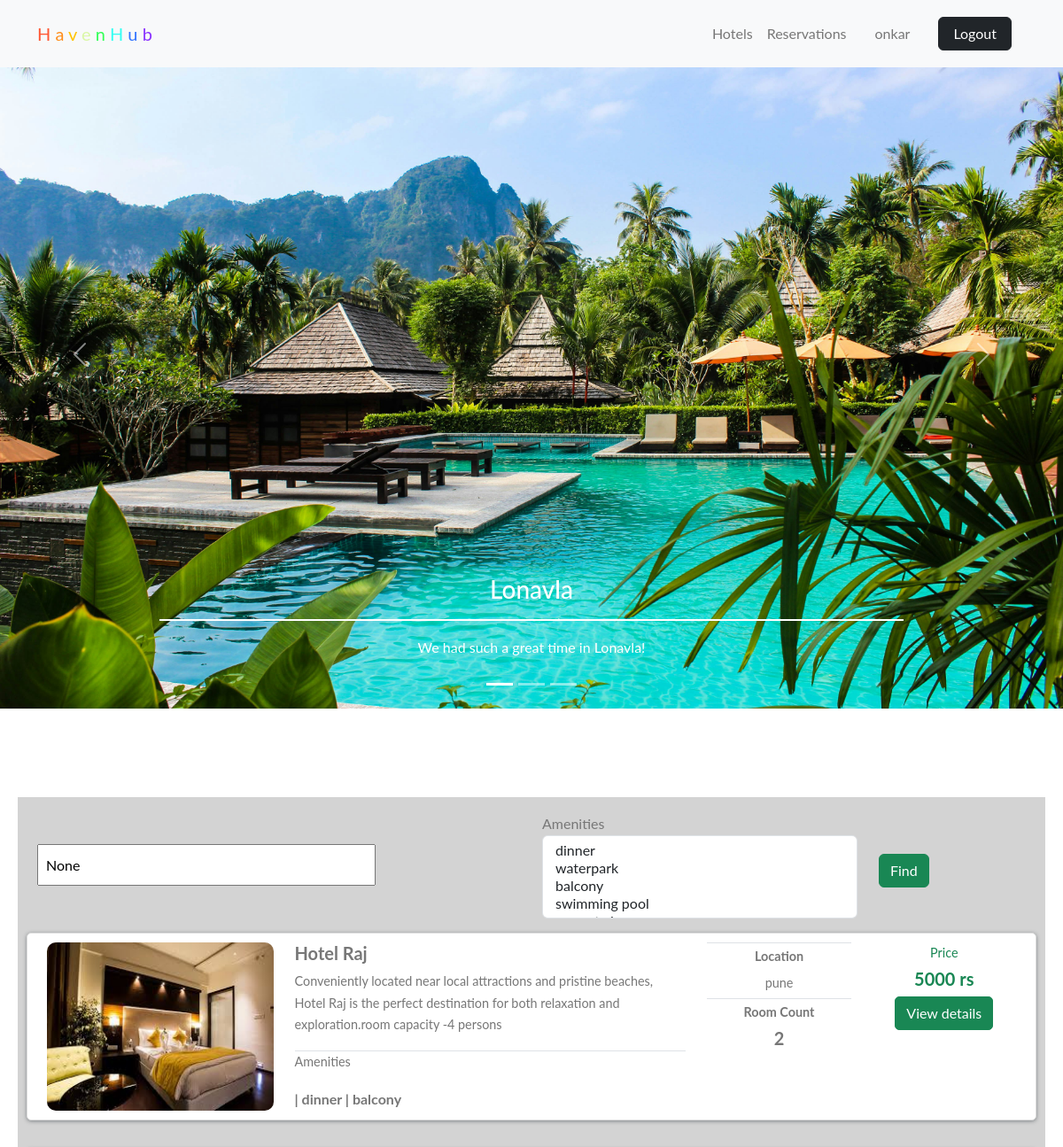
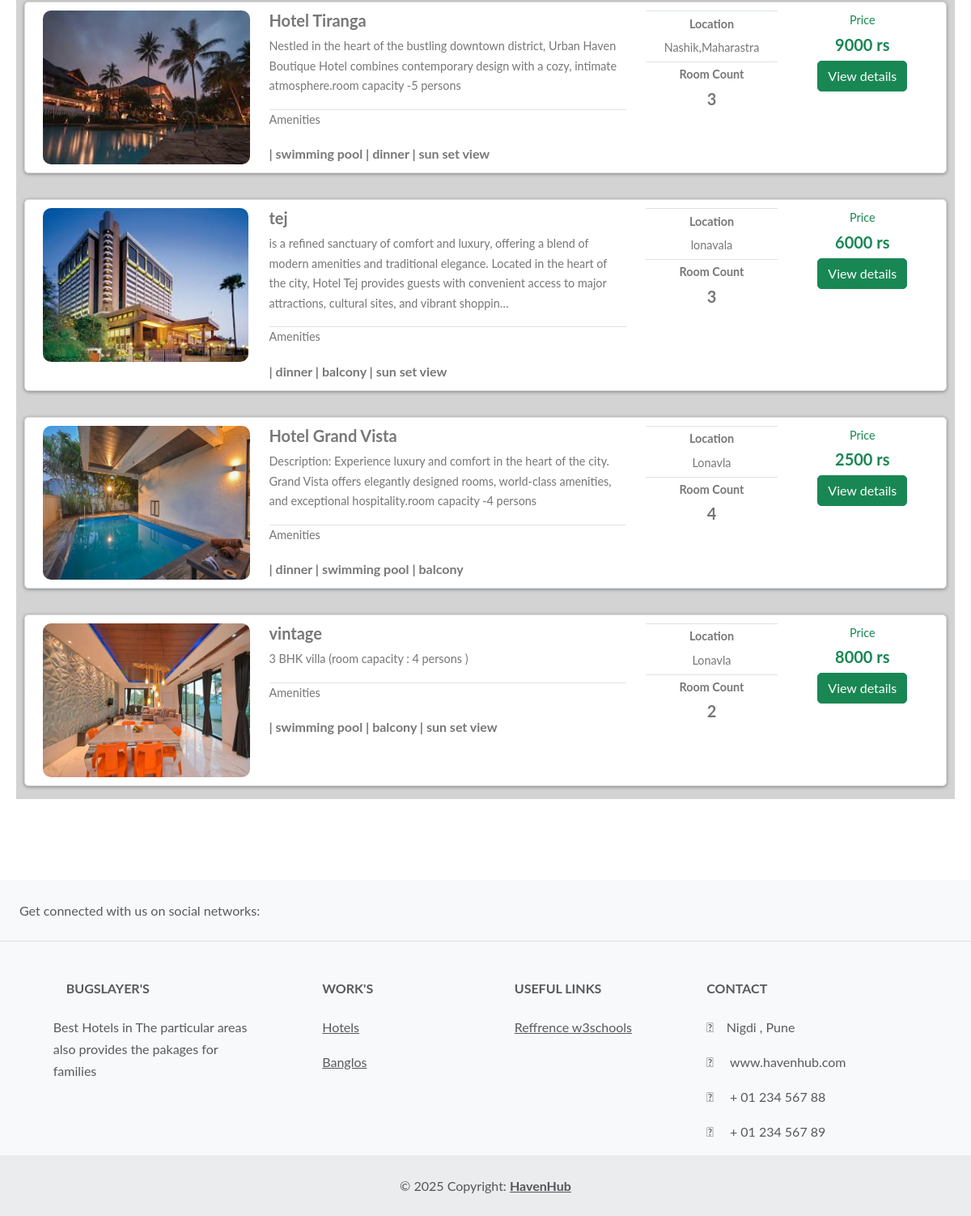
The app's page / (signed in) with its own data (2 pictures, top to bottom).
### home/models.py (models this page shows, shortened)
class BaseModel(models.Model):
    uid=models.UUIDField(default=uuid.uuid4,editable=False,primary_key=True)
    created_at=models.DateField(auto_now_add=True)
    updated_at=models.DateField(auto_now_add=True)
    class Meta:
        abstract = True

class Hotel(BaseModel):
    hotel_name=models.CharField(max_length=100)
    hotel_price=models.IntegerField()
    description=models.TextField()
    place=models.TextField()
    amenities=models.ManyToManyField(Amenities)
    room_count=models.IntegerField(default=10)

class hotelimages(BaseModel):
    hotel=models.ForeignKey(Hotel,related_name="hotel_images",on_delete=models.CASCADE)
    images = models.ImageField(upload_to = "hotels")

class Amenities(BaseModel):
    amenity_name=models.CharField(max_length=100)

### home/views.py (the view)
# urls.py: path('',views.index,name="index" ),
def index(request):
    amenities_objs = Amenities.objects.all()
    hotel_objs = Hotel.objects.all()
    search=request.GET.get('search')
    amenities=request.GET.getlist('amenities')
    if search:
        hotel_objs=hotel_objs.filter(
            Q(hotel_name__icontains=search)|
            Q(description__icontains=search))
    if len(amenities):
        hotel_objs=hotel_objs.filter(amenities__amenity_name__in = amenities).distinct()
    contex = {'amenities_objs' : amenities_objs,'hotel_objs':hotel_objs,'search':search,'amenities':amenities}
    return render(request,'index.html',contex)

### templates/index.html (shortened to what this page needs)
{% extends "layouts/struct.html" %}
{% block content%}
<nav class="navbar navbar-expand-lg navbar-light bg-body-tertiary pt-3 pb-3 fixed-top" >
  <div class="container">
    <a class="navbar-brand me-2" href="{% url 'index' %}">
      <span class="multicolor">
        <span style="color: #FF5733;">H</span>
        <span style="color: #FF8D1A;">a</span>
        <span style="color: #FFC300;">v</span>
        <span style="color: #DAF7A6;">e</span>
        <span style="color: #33FF57;">n</span>
        <span style="color: #33FFF3;">H</span>
        <span style="color: #3375FF;">u</span>
        <span style="color: #8A33FF;">b</span>
      </span>
    </a>
    <div class="d-flex align-items-center px-3">
        <a class="nav-link" href="#section1">Hotels</a>
          <a class="nav-link px-3" href="{% url 'reservation' %}">Reservations</a>
    <div class="d-flex align-items-center">
      {% if request.user.is_authenticated %}
        <span class="me-3 px-3">{{ request.user.username }}</span>
        <a data-mdb-ripple-init class="btn btn-dark px-3" href="{% url 'logout' %}" role="button">
          Logout
        </a>
      {% else %}
          <a href="{% url 'login' %}" class="btn btn-link px-3 me-2">Login</a>
          <a href="{% url 'register' %}" class="btn btn-primary me-3">Sign up</a>
      {% endif %}
    </div>
  </div>
</div>
</nav>
<div id="demo" class="carousel slide" data-bs-ride="carousel">
  <div class="carousel-indicators">
    <button type="button" data-bs-target="#demo" data-bs-slide-to="0" class="active"></button>
    <button type="button" data-bs-target="#demo" data-bs-slide-to="1"></button>
    <button type="button" data-bs-target="#demo" data-bs-slide-to="2"></button>
  </div>
  <div class="carousel-inner">
    <div class="carousel-item active">
      <img src="/static/images/cimg1.jpg" alt="Los Angeles" class="d-block" style="width:100%">
      <div class="carousel-caption">
        <h3>Lonavla</h3>
        <p>We had such a great time in Lonavla!</p>
      </div>
    </div>
  </div>
  <button class="carousel-control-prev" type="button" data-bs-target="#demo" data-bs-slide="prev">
    <span class="carousel-control-prev-icon"></span>
  </button>
  <button class="carousel-control-next" type="button" data-bs-target="#demo" data-bs-slide="next">
    <span class="carousel-control-next-icon"></span>
  </button>
</div>
<div id="section1" class="container-fluid" style="padding:100px 20px;">
  <section class="search-container">
    <div class="container">
      <div class="row">
        <div class="">
          <div class="row mt-3">
            <div class="col-md-6 align-self-center">
              <form method="GET" action="">
                <input type="text" value="{{search}}" name="search" class="form-inline search-bar" style="width: 70%; padding: 8px;">
            </div>
            <div class="col-md-6">
              <div class="row form-group form-inline">
                <div class="col-md-8">
                  <label for="activities">Amenities</label>
                  <select name="amenities" id="activities" class="form-control" multiple>
                    {% for amenities_objs in amenities_objs %}
                    <option {% if amenities_objs.amenity_name in amenities %} selected {% endif %} value="{{ amenities_objs.amenity_name }}">{{ amenities_objs.amenity_name }}</option>
                    {% endfor %}
                  </select>
                </div>
                <div class="col-md-4 mt-5">
                  <button type="submit" class="btn btn-success">Find</button>
                </div>
              </div>
            </div>
          </div>
        </div>
        {% for hotel_obj in hotel_objs %}
        <div class="row search-card-result mb-3" style="border: 1px solid #ddd; border-radius: 5px; padding: 10px;">
          <div class="col-md-3">
            <a href="/hotel-detail/{{hotel_obj.uid}}">
              <img class="img-fluid" src="/media/{{hotel_obj.hotel_images.first.images}}" alt="Card image cap" style="border-radius: 10px;">
            </a>
          </div>
          <div class="col-md-5">
            <h5>{{hotel_obj.hotel_name}}</h5>
            <p>{{hotel_obj.description|truncatechars:250}}</p>
            <p class="border-top additional">Amenities</p>
            {% for amt in hotel_obj.amenities.all %}
            <b>| {{amt.amenity_name }} </b>
            {% endfor %}
          </div>
          <div class="col-md-2 border-left text-center more-offers">
            <p class="border-top additional">Location</p>
            <p>{{hotel_obj.place}}</p>
            <p class="border-top additional">Room Count</p>
            <h5>{{hotel_obj.room_count}}</h5>
          </div>
          <div class="col-md-2 border-left text-center more-offers">
            <div class="text-success">
              <p>Price</p>
              <h5>{{hotel_obj.hotel_price}} rs</h5>
            </div>
            <a href="/hotel-detail/{{hotel_obj.uid}}">
              <div class="btn btn-success" style="border-radius: 5px;">View details</div>
            </a>
          </div>
        </div>
        {% endfor %}
      </div>
    </div>
  </section>
</div>
{% include "layouts/footer.html" %}
{% endblock %}

### templates/index.html (style rules this page uses)
body { font-family: "Lato", Arial, sans-serif; font-weight: 400; font-size: 16px; line-height: 1.7; background: #fff; color: #777; }
nav { margin-bottom: 1rem; }
nav a { color: white; -webkit-transition: 0.5s; -o-transition: 0.5s; transition: 0.5s; }
#process h2, h3 { border-bottom: 2px solid #fff; color: #fff; margin: 1rem 0; padding: 0 0 1rem 0; }
.search-container { background: #d3d3d3; }
.search-card-result { box-shadow: 0px 1px 4px rgba(41, 51, 57, 0.5); margin: 1rem 0; padding: 0.5rem 0; background-color: #fff; }
.search-card-result img { height: 190px; }
.search-card-result h5 { font-style: 1.1rem; font-weight: 700; }
.search-card-result p { font-size: 0.9rem; }
.search-card-result .more-offers p { margin-bottom: 0.3rem; }
.more-offers .additional { padding-top: 0.2rem; font-weight: 700; }

### records on screen
Hotel: hotel_images.first.images (picture), hotel_name "Hotel Raj", description "Conveniently located near local attractions and pristine beaches, Hotel Raj is the perfect destination for both relaxation and exploration.room capacity -4 persons", place "pune", room_count "2", hotel_price "5000"
Amenities: amenity_name "dinner"
Amenities: amenity_name "balcony"
Hotel: hotel_images.first.images (picture), hotel_name "Hotel Tiranga", description "Nestled in the heart of the bustling downtown district, Urban Haven Boutique Hotel combines contemporary design with a cozy, intimate atmosphere.room capacity -5 persons", place "Nashik,Maharastra", room_count "3", hotel_price "9000"
Amenities: amenity_name "swimming pool"
Amenities: amenity_name "dinner"
Amenities: amenity_name "sun set view"
Hotel: hotel_images.first.images (picture), hotel_name "tej", description "is a refined sanctuary of comfort and luxury, offering a blend of modern amenities and traditional elegance. Located in the heart of the city, Hotel Tej provides guests with convenient access to major attractions, cultural sites, and vibrant shoppin…", place "lonavala", room_count "3", hotel_price "6000"
Hotel: hotel_images.first.images (picture), hotel_name "Hotel Grand Vista", description "Description: Experience luxury and comfort in the heart of the city. Grand Vista offers elegantly designed rooms, world-class amenities, and exceptional hospitality.room capacity -4 persons", place "Lonavla", room_count "4", hotel_price "2500"
Hotel: hotel_images.first.images (picture), hotel_name "vintage", description "3 BHK villa (room capacity : 4 persons )", place "Lonavla", room_count "2", hotel_price "8000"

### other values on screen
{{ request.user.username }} "onkar"
